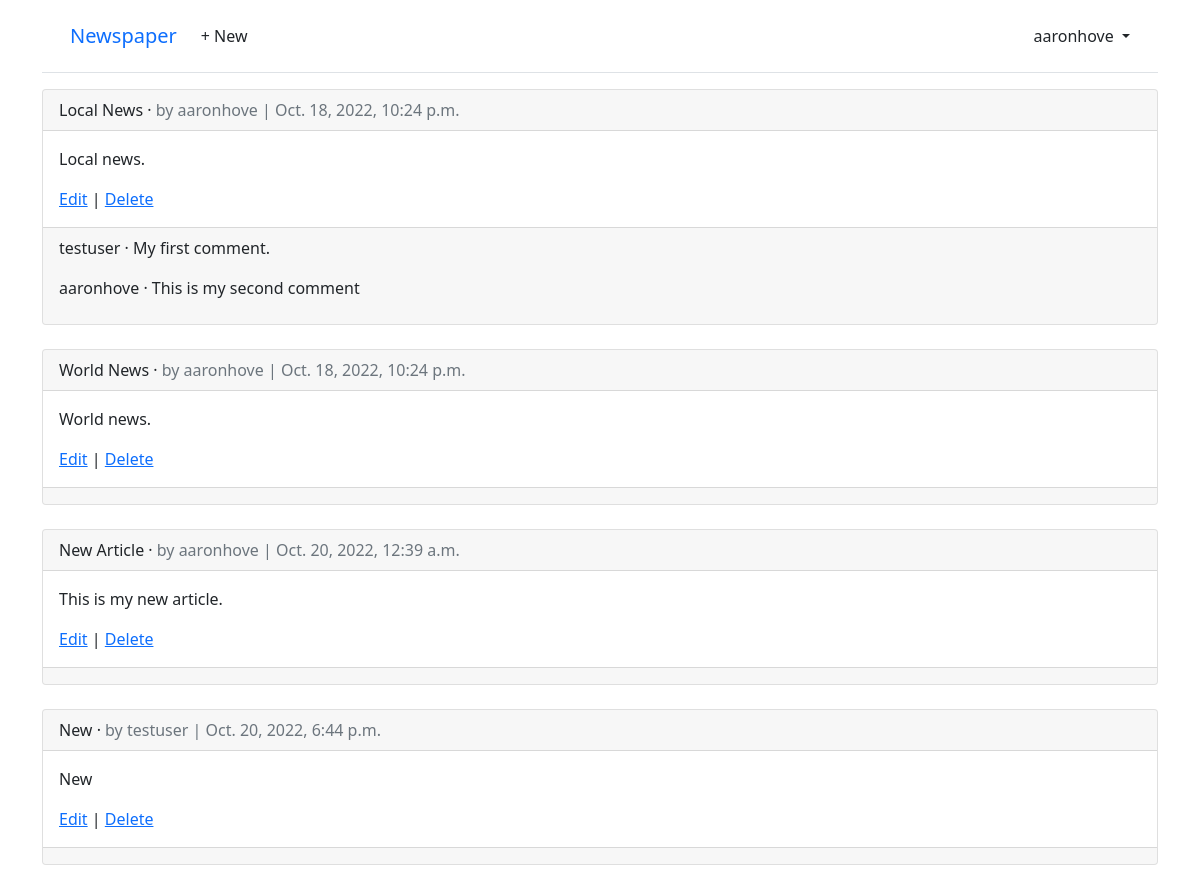
/articles/ (signed in), run on the app's committed database.
### accounts/models.py (models this page shows)
class CustomUser(AbstractUser):
    age = models.PositiveIntegerField(null=True, blank=True)

### articles/models.py (models this page shows, shortened)
class Article(models.Model):
    title = models.CharField(max_length=255)
    body = models.TextField()
    date = models.DateTimeField(auto_now_add=True)
    author = models.ForeignKey(
        settings.AUTH_USER_MODEL,
        on_delete=models.CASCADE,
    )

class Comment(models.Model):
    article = models.ForeignKey(Article, on_delete=models.CASCADE)
    comment = models.CharField(max_length=140)
    author = models.ForeignKey(
        settings.AUTH_USER_MODEL,
        on_delete=models.CASCADE,
    )
    def __str__(self):
        return self.comment

### articles/views.py (the view)
# urls.py: path("", ArticleListView.as_view(),
class ArticleListView(LoginRequiredMixin, ListView):
    model = Article
    template_name = "article_list.html"

### templates/article_list.html (shortened to what this page needs)
{% extends "base.html" %}
{% block content %}
{% for article in article_list %}
  <div class="card">
    <div class="card-header">
      <span class="font-weight-bold">{{ article.title }}</span> &middot;
      <span class="text-muted">by {{ article.author }} |
      {{ article.date }}</span>
    </div>
    <div class="card-body">
      <p>{{ article.body }}</p>
      <a href="{% url 'article_edit' article.pk %}">Edit</a> |
      <a href="{% url 'article_delete' article.pk %}">Delete</a>
    </div>
    <div class="card-footer">
      {% for comment in article.comment_set.all %}
        <p>
          <span class="font-weight-bold">
            {{ comment.author }} &middot;
          </span>
          {{ comment }}
        </p>
      {% endfor %}
    </div>
  </div>
  <br />
{% endfor %}
{% endblock content %}

### templates/base.html (shortened to what this page needs)
<!DOCTYPE html>
<html>
<head>
  <link href="https://cdn.jsdelivr.net/npm/bootstrap@5.1.3/dist/css/bootstrap.min.css" rel="stylesheet">
</head>
<body>
<div class="container">
  <header class="p-3 mb-3 border-bottom">
    <div class="container">
      <div class="d-flex flex-wrap align-items-center justify-content-center
        justify-content-lg-start">
        <a class="navbar-brand" href="{% url 'home' %}">Newspaper</a>
        <ul class="nav col-12 col-lg-auto me-lg-auto mb-2 justify-content-center
          mb-md-0">
        {% if user.is_authenticated %}
          <li><a href="{% url 'article_new' %}" class="nav-link px-2 link-dark">+ New</a></li>
        </ul>
        <div class="dropdown text-end">
          <a href="#" class="d-block link-dark text-decoration-none dropdown-toggle"
            id="dropdownUser1" data-bs-toggle="dropdown" aria-expanded="false">
            {{ user.username }}
          </a>
        </div>
        {% endif %}
      </div>
    </div>
  </header>
  <main>
    {% block content %}
    {% endblock content %}
  </main>
</div>
</body>
</html>

### data on the page
CustomUser: username "aaronhove"
Article: title "Local News", author "aaronhove", date "Oct. 18, 2022, 10:24 p.m.", body "Local news."
Comment: author "testuser", comment "My first comment."
Comment: author "aaronhove", comment "This is my second comment"
Article: title "World News", author "aaronhove", date "Oct. 18, 2022, 10:24 p.m.", body "World news."
Article: title "New Article", author "aaronhove", date "Oct. 20, 2022, 12:39 a.m.", body "This is my new article."
Article: title "New", author "testuser", date "Oct. 20, 2022, 6:44 p.m.", body "New"
